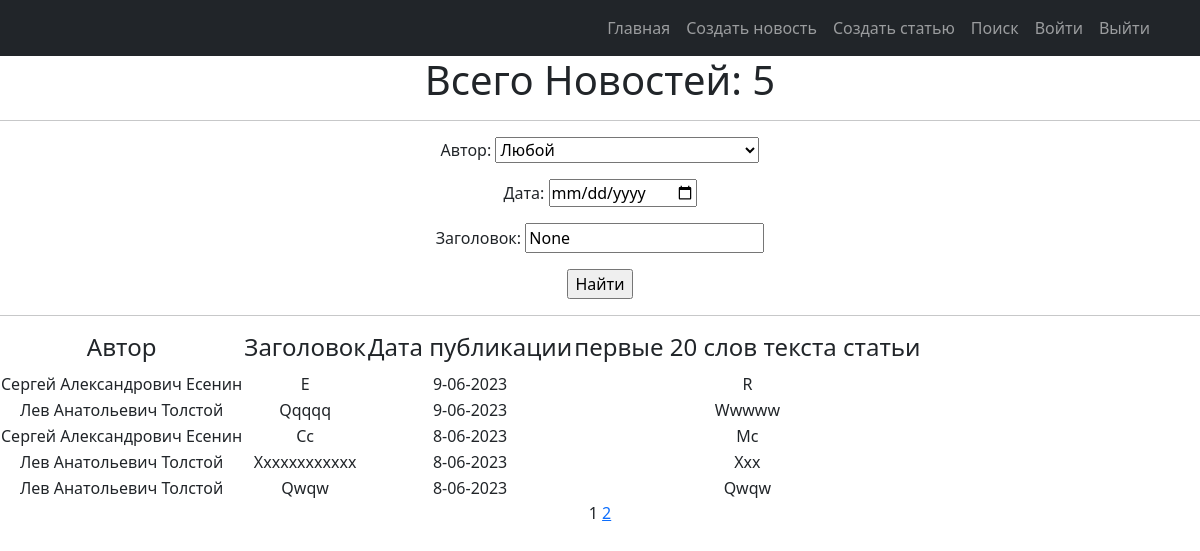
The page /news/search/ on the database as committed earlier.
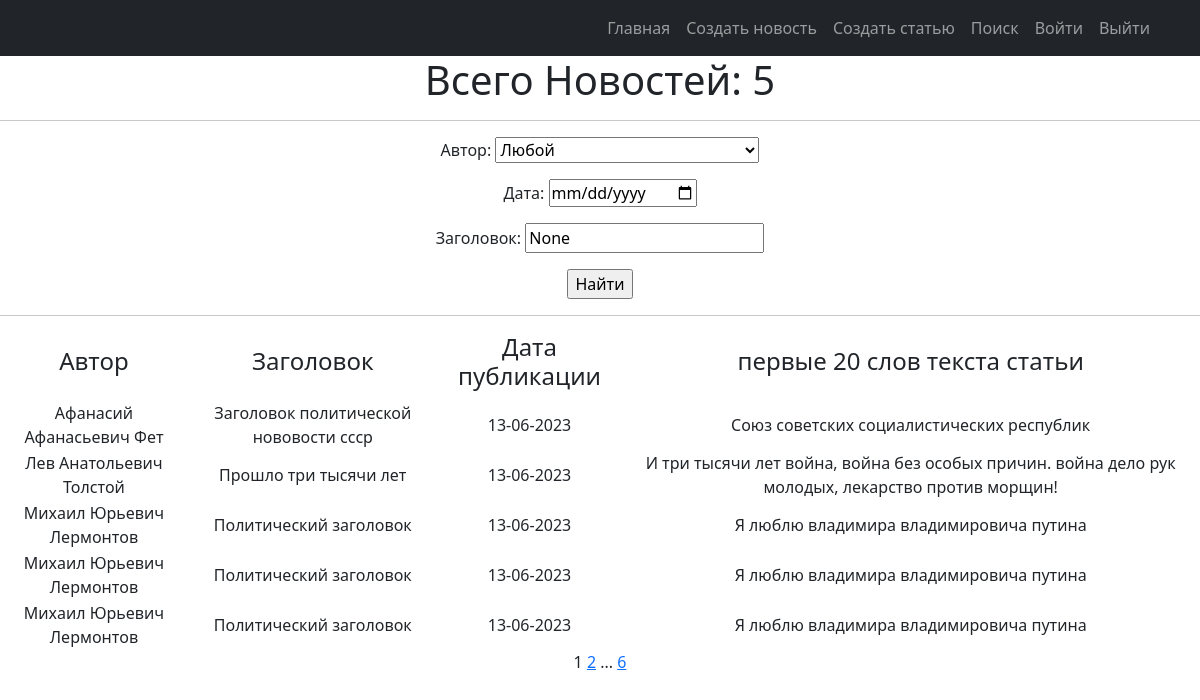
The same page on the database as committed later.
### news/models.py (models this page shows, shortened)
class Post(models.Model):
    objects = None
    article = 'AR'
    news = 'NE'
    POST = [
        (news, 'Новость'),
        (article, 'Статья')
    ]
    title = models.TextField(max_length=50)
    author = models.ForeignKey(Author, on_delete=models.CASCADE)
    time_in_comment = models.DateTimeField(auto_now_add=True)  #default=django.utils.timezone.now
    choice_title = models.CharField(max_length=2, choices=POST)
    post_text = models.TextField(max_length=500)
    categories = models.ManyToManyField('Category', through='PostCategory')
    rating_post = models.IntegerField(default=0)

class Author(models.Model):
    user_author = models.OneToOneField(User, on_delete=models.CASCADE)
    user_rating = models.IntegerField(default=0)
    def __str__(self):
        return f'{self.user_author.first_name}'

### news/views.py (the view)
# urls.py: path('news/search/', PostSearch.as_view()),
class PostSearch(ListView):
    model = Post
    ordering = '-time_in_comment'
    template_name = 'news_search.html'
    context_object_name = 'posts'
    paginate_by = 5
    def get_queryset(self):
        queryset = super().get_queryset()
        self.filterset = PostFilter(self.request.GET, queryset=queryset)
        return self.filterset.qs
    def get_context_data(self, **kwargs):
        context = super().get_context_data(**kwargs)
        context['filterset'] = self.filterset
        context['curr_date'] = self.request.GET.get('time_in_comment__date__gte')
        context['curr_title'] = self.request.GET.get('title__icontains')
        return context

### news/templatetags/censure.py (called while the page is built)
@register.filter()
def censor(word):
    def multiple_replace(texts, replace_value):
        for i, j in replace_value.items():
            texts = texts.lower().replace(i, j)
        return texts
    replace_values = {'модели': 'м*****',
                      'джигурда': 'д*******',
                      'однако': 'о*****',
                      'директор': 'д*******',
                      'повтор': 'п*****'
                      }
    word = multiple_replace(word, replace_values)
    return word.capitalize()

### news/templatetags/custom_tags.py (called while the page is built)
@register.simple_tag(takes_context=True)
def url_replace(context, **kwargs):
   d = context['request'].GET.copy()
   for k, v in kwargs.items():
       d[k] = v
   return d.urlencode()

### templates/news_search.html (shortened to what this page needs)
{% extends 'flatpages/default.html' %}
{% load custom_tags %}
{% block content %}
{% load censure %}
    <h1>Всего Новостей: {{ posts |length }} </h1>
    <hr>
    <form action="" method="get">
        <label >Автор:</label>
                {{ filterset.form.author }}
        <div>
             <label >Дата:</label>
            <input   type="date"  name="time_in_comment__date__gte" value="{{curr_date}}">
        </div>
              <label >Заголовок:</label>
                  <input type="text"  name="title__icontains" value="{{ curr_title }}">
        <p> <input type="submit" value="Найти" /></p>
   </form>
    <hr>
    {% if posts %}
        <table >
            <tr>
                <td><h4>Автор</h4></td>
                <td><h4>Заголовок</h4></td>
                <td><h4>Дата публикации</h4></td>
                <td><h4>первые 20 слов текста статьи</h4></td>
            </tr>
            {% for news in posts %}
            <tr>
                <td>{{ news.author.user_author.first_name }}</td>
                <td>{{ news.title | censor }}</td>
                <td>{{ news.time_in_comment |date:'j-m-Y'  }}</td>
                <td>{{ news.post_text |truncatewords:20 | censor }}</td>
            </tr>
            {% endfor %}
        </table>
    {% else %}
        <h2>Новостей нет!</h2>
    {% endif %}
   {{ page_obj.number }}
   {% if page_obj.has_next %}
       <a href="?{% url_replace page=page_obj.next_page_number %}">{{ page_obj.next_page_number }}</a>
       {% if paginator.num_pages != page_obj.next_page_number %}
           ...
           <a href="?{% url_replace page=page_obj.paginator.num_pages %}">{{ page_obj.paginator.num_pages }}</a>
       {% endif %}
   {% endif %}
{% endblock content %}

Rows that differ between the two databases and show on the page:
no longer on this page (row unchanged): Post: author.user_author.first_name "Сергей Александрович Есенин", title|censor "E", time_in_comment "9-06-2023", post_text|censor "R"
no longer on this page (row unchanged): Post: author.user_author.first_name "Лев Анатольевич Толстой", title|censor "Qqqqq", time_in_comment "9-06-2023", post_text|censor "Wwwww"
no longer on this page (row unchanged): Post: author.user_author.first_name "Сергей Александрович Есенин", title|censor "Сс", time_in_comment "8-06-2023", post_text|censor "Мс"
no longer on this page (row unchanged): Post: author.user_author.first_name "Лев Анатольевич Толстой", title|censor "Xxxxxxxxxxxx", time_in_comment "8-06-2023", post_text|censor "Xxx"
no longer on this page (row unchanged): Post: author.user_author.first_name "Лев Анатольевич Толстой", title|censor "Qwqw", time_in_comment "8-06-2023", post_text|censor "Qwqw"
added Post: author.user_author.first_name "Афанасий Афанасьевич Фет", title|censor "Заголовок политической нововости ссср", time_in_comment "13-06-2023", post_text|censor "Союз советских социалистических республик"
added Post: author.user_author.first_name "Лев Анатольевич Толстой", title|censor "Прошло три тысячи лет", time_in_comment "13-06-2023", post_text|censor "И три тысячи лет война, война без особых причин. война дело рук молодых, лекарство против морщин!"
added Post: author.user_author.first_name "Михаил Юрьевич Лермонтов", title|censor "Политический заголовок", time_in_comment "13-06-2023", post_text|censor "Я люблю владимира владимировича путина"
added Post: author.user_author.first_name "Михаил Юрьевич Лермонтов", title|censor "Политический заголовок", time_in_comment "13-06-2023", post_text|censor "Я люблю владимира владимировича путина"
added Post: author.user_author.first_name "Михаил Юрьевич Лермонтов", title|censor "Политический заголовок", time_in_comment "13-06-2023", post_text|censor "Я люблю владимира владимировича путина"
Other text that changed with them:
{{ page_obj.paginator.num_pages }}: (not shown) → "6"
